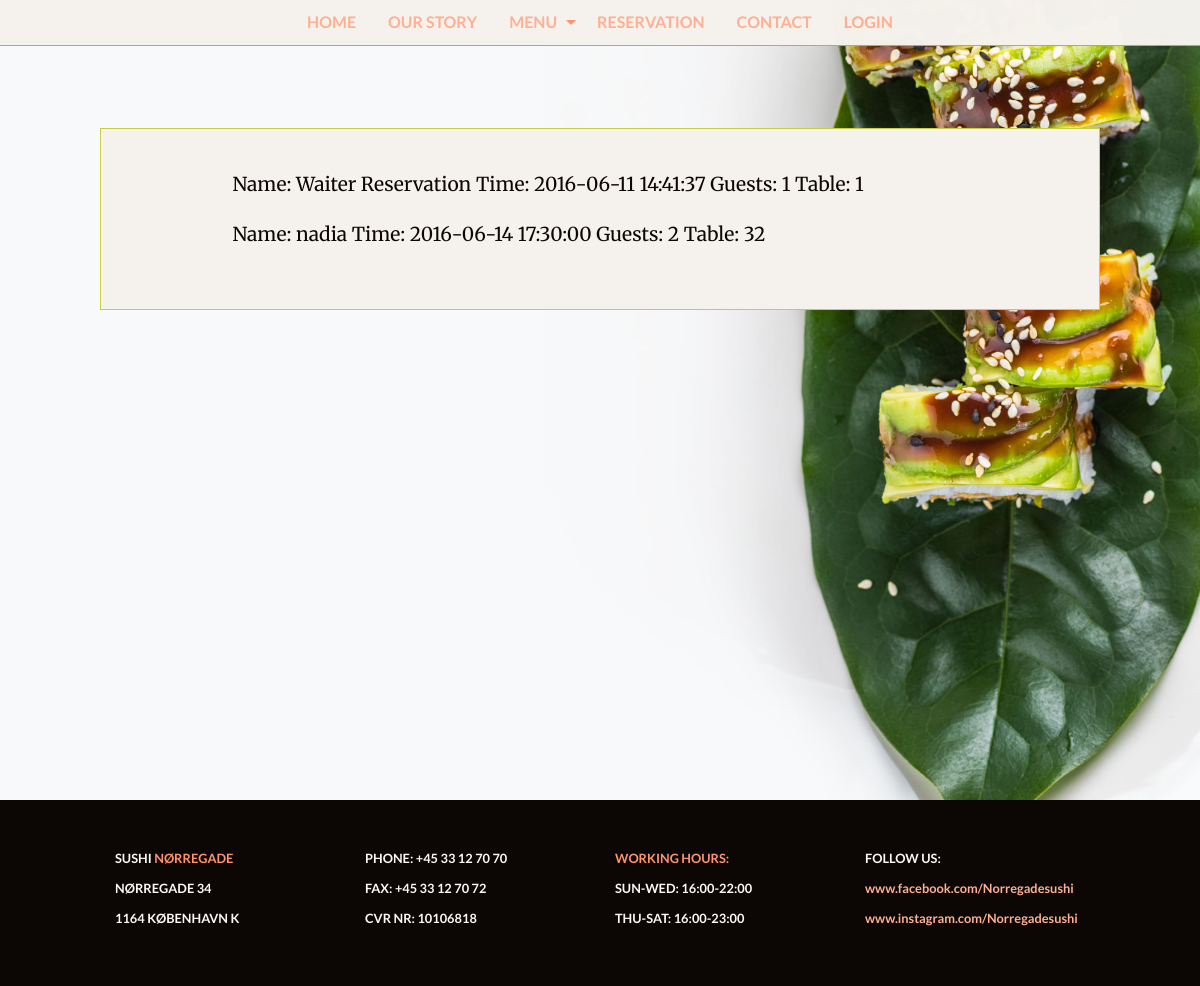
The app's page /list_reservations.php with its own data.
### tables this page shows
CREATE TABLE `bookings` (
`id` int(11) NOT NULL,
  `name` varchar(255) NOT NULL,
  `email` varchar(300) DEFAULT NULL,
  `phone` int(11) DEFAULT NULL,
  `number_guests` tinyint(2) DEFAULT NULL,
  `time_booking` datetime DEFAULT NULL,
  `id_table` int(11) DEFAULT NULL,
  `observations` text
);

### db.php (called while the page is built, shortened)
<?php
function getConnection(){
	$db = new PDO('mysql:host=localhost;dbname=sushi_norregade;charset=utf8', "root", "");
	$db->setAttribute(PDO::ATTR_ERRMODE, PDO::ERRMODE_EXCEPTION);
	return $db;
}
function getBookings($showBookingsAfterDate = null){
	$db = getConnection();
	if(!empty($showBookingsAfterDate)){
		$whereStatement = "WHERE time_booking >= :time_booking";
	}
	$stmt = $db->prepare("SELECT * FROM bookings ORDER BY time_booking ASC");
	if(!empty($showBookingsAfterDate)){
		$stmt->bindValue(':time_booking', $showBookingsAfterDate->format('Y-m-d'));
	}
	$stmt->execute();
	return $stmt->fetchAll(PDO::FETCH_ASSOC);
}

### list_reservations.php (the view, shortened to what this page needs)
<?php
include("header.php");
$bookings = getBookings(new DateTime());
?>
<div id="div-reservation" class="rice-light">
    <div class="row align-center selection-wrapper">
        <div class="small-12 medium-10 columns">
			<?php
			foreach ($bookings as $booking) {
			?>
				<div>
					<p>
						Name: <?php echo $booking["name"]." Time: ".$booking["time_booking"]." Guests: "
							.$booking["number_guests"]." Table: ".$booking["id_table"]; ?>
					</p>
				</div>
			<?php
			}
			?>
		</div>
	</div>
</div>
<?php
include("footer.php");

### css/app.css (style rules this page uses)
body { font-family: 'Merriweather', serif; font-weight: 400; color:#0c0704; }
p { font-size:1.2rem; line-height:1.92rem; margin-bottom:1.2rem; }
#div-welcome, #div-quote, #div-dishes, #div-why, #div-review, #div-tripadvisor, #div-contact, #div-reservation, #div-login, #div-registration, #div-select, #div-backoffice, #div-allyoucaneat, #div-kitchen, #div-waiter-mode, #div-stock { padding-top:5rem; padding-bottom:5rem; background:#faf9f5; }
#div-reservation { min-height:100vh; background-image: url("../img/reservation-bg.jpg"); background-position: top center; background-size: cover; }
.log-in-form, .reservation-form, .registration-form, .selection-wrapper, .food-category-wrapper { border: 1px solid #c7ce44; padding: 2.5rem !important; margin-top:3rem; background:#f5f2ed; }
.rice-light { background:#faf9f5; color:#0c0704; }

### records on screen
bookings: name "Waiter Reservation", time_booking "2016-06-11 14:41:37", number_guests "1", id_table "1"
bookings: name "nadia", time_booking "2016-06-14 17:30:00", number_guests "2", id_table "32"
